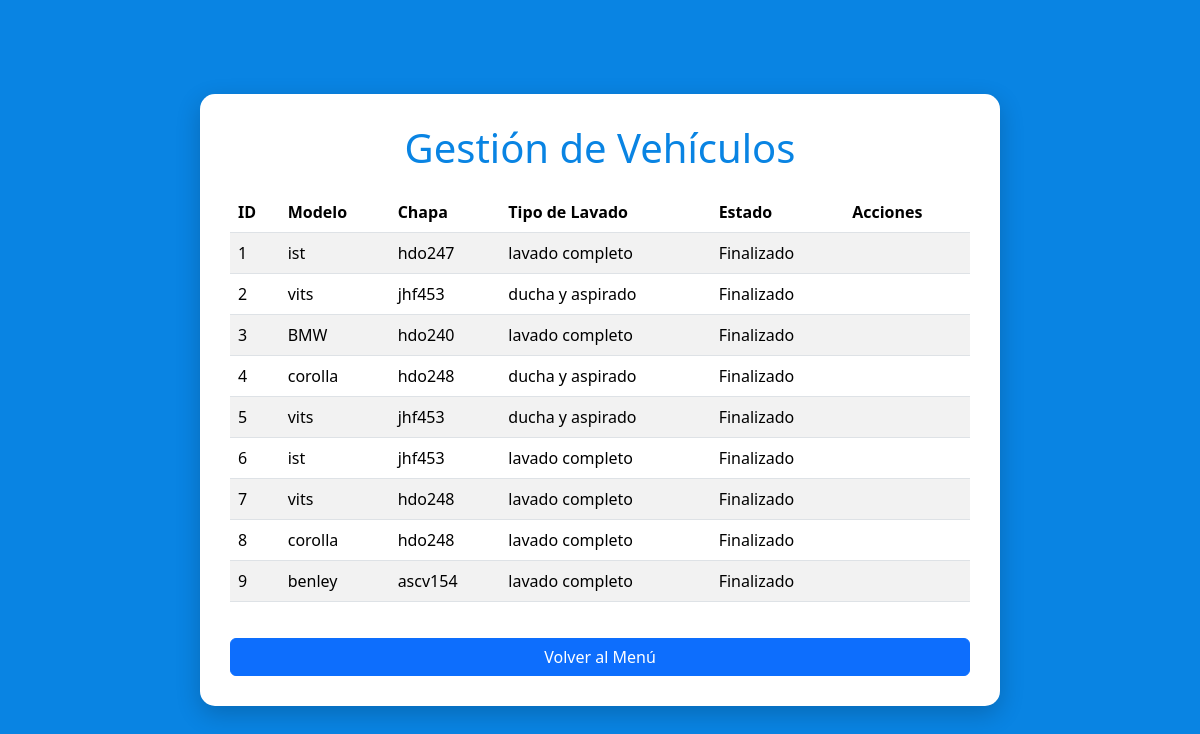
The page /admin/vehiculos (signed in) on the database its author committed.
### my_program.py (models this page shows)
class Vehiculo(db.Model):
    id = db.Column(db.Integer, primary_key=True)
    modelo = db.Column(db.String(50), nullable=False)
    chapa = db.Column(db.String(10), nullable=False)
    tipo_lavado = db.Column(db.String(50), nullable=False)
    estado = db.Column(db.String(20), default="En Curso")
    precio = db.Column(db.Integer, nullable=False)
    hora = db.Column(db.String(5), default=datetime.now().strftime("%H:%M"))
    hora_finalizacion = db.Column(db.String(5))  # Nueva columna para la hora de finalización
    usuario_id = db.Column(db.Integer, db.ForeignKey('usuario.id'), nullable=False)
    usuario = db.relationship('Usuario', backref=db.backref('vehiculos', lazy=True))

### my_program.py (the view)
@app.route('/admin/vehiculos', methods=['GET'])
@login_requerido
def admin_vehiculos():
    if not is_admin(session['usuario_id']):
        flash("No tienes permiso para acceder a esta página.")
        return redirect(url_for('menu'))
    vehiculos = Vehiculo.query.all()  # Obtener todos los vehículos registrados
    return render_template('admin_vehiculos.html', vehiculos=vehiculos)

### my_program.py (called while the page is built)
def login_requerido(f):
    @wraps(f)
    def decorador(*args, **kwargs):
        if 'usuario_id' not in session:
            flash("Inicia sesión para acceder a esta página.")
            return redirect(url_for('index'))
        return f(*args, **kwargs)
    return decorador

def is_admin(usuario_id):
    usuario = Usuario.query.get(usuario_id)
    return usuario.es_admin if usuario else False

### template/admin_vehiculos.html (shortened to what this page needs)
<!DOCTYPE html>
<html lang="es">
<head>
    <link rel="stylesheet" href="https://cdn.jsdelivr.net/npm/bootstrap@5.3.1/dist/css/bootstrap.min.css">
</head>
<body>
    <div class="container">
        <h1>Gestión de Vehículos</h1>
        <div class="table-responsive">
            <table class="table table-striped">
                <thead>
                    <tr>
                        <th>ID</th>
                        <th>Modelo</th>
                        <th>Chapa</th>
                        <th>Tipo de Lavado</th>
                        <th>Estado</th>
                        <th>Acciones</th>
                    </tr>
                </thead>
                <tbody>
                    {% for vehiculo in vehiculos %}
                    <tr>
                        <td>{{ vehiculo.id }}</td>
                        <td>{{ vehiculo.modelo }}</td>
                        <td>{{ vehiculo.chapa }}</td>
                        <td>{{ vehiculo.tipo_lavado }}</td>
                        <td>{{ vehiculo.estado }}</td>
                        <td>
                        </td>
                    </tr>
                    {% else %}
                    <tr>
                        <td colspan="6" class="text-center">No hay vehículos registrados.</td>
                    </tr>
                    {% endfor %}
                </tbody>
            </table>
        </div>
        <a href="{{ url_for('menu') }}" class="btn btn-primary">Volver al Menú</a>
    </div>
</body>
</html>

### template/admin_vehiculos.html (style rules this page uses)
body { background-color: #0984e3; display: flex; align-items: center; justify-content: center; min-height: 100vh; margin: 0; padding: 20px; }
.container { background-color: white; border-radius: 15px; box-shadow: 0 8px 24px rgba(0, 0, 0, 0.2); padding: 30px; width: 100%; max-width: 800px; overflow-y: auto; overflow-x: auto; }
h1 { color: #0984e3; margin-bottom: 20px; text-align: center; }
.btn { transition: background-color 0.3s; }
.btn-primary { margin-top: 20px; display: block; width: 100%; }
table { table-layout: auto; width: 100%; }
thead th { background-color: #007bff; color: white; }

### rows shown on the page
Vehiculo: id "1", modelo "ist", chapa "hdo247", tipo_lavado "lavado completo", estado "Finalizado"
Vehiculo: id "2", modelo "vits", chapa "jhf453", tipo_lavado "ducha y aspirado", estado "Finalizado"
Vehiculo: id "3", modelo "BMW", chapa "hdo240", tipo_lavado "lavado completo", estado "Finalizado"
Vehiculo: id "4", modelo "corolla", chapa "hdo248", tipo_lavado "ducha y aspirado", estado "Finalizado"
Vehiculo: id "5", modelo "vits", chapa "jhf453", tipo_lavado "ducha y aspirado", estado "Finalizado"
Vehiculo: id "6", modelo "ist", chapa "jhf453", tipo_lavado "lavado completo", estado "Finalizado"
Vehiculo: id "7", modelo "vits", chapa "hdo248", tipo_lavado "lavado completo", estado "Finalizado"
Vehiculo: id "8", modelo "corolla", chapa "hdo248", tipo_lavado "lavado completo", estado "Finalizado"
Vehiculo: id "9", modelo "benley", chapa "ascv154", tipo_lavado "lavado completo", estado "Finalizado"
